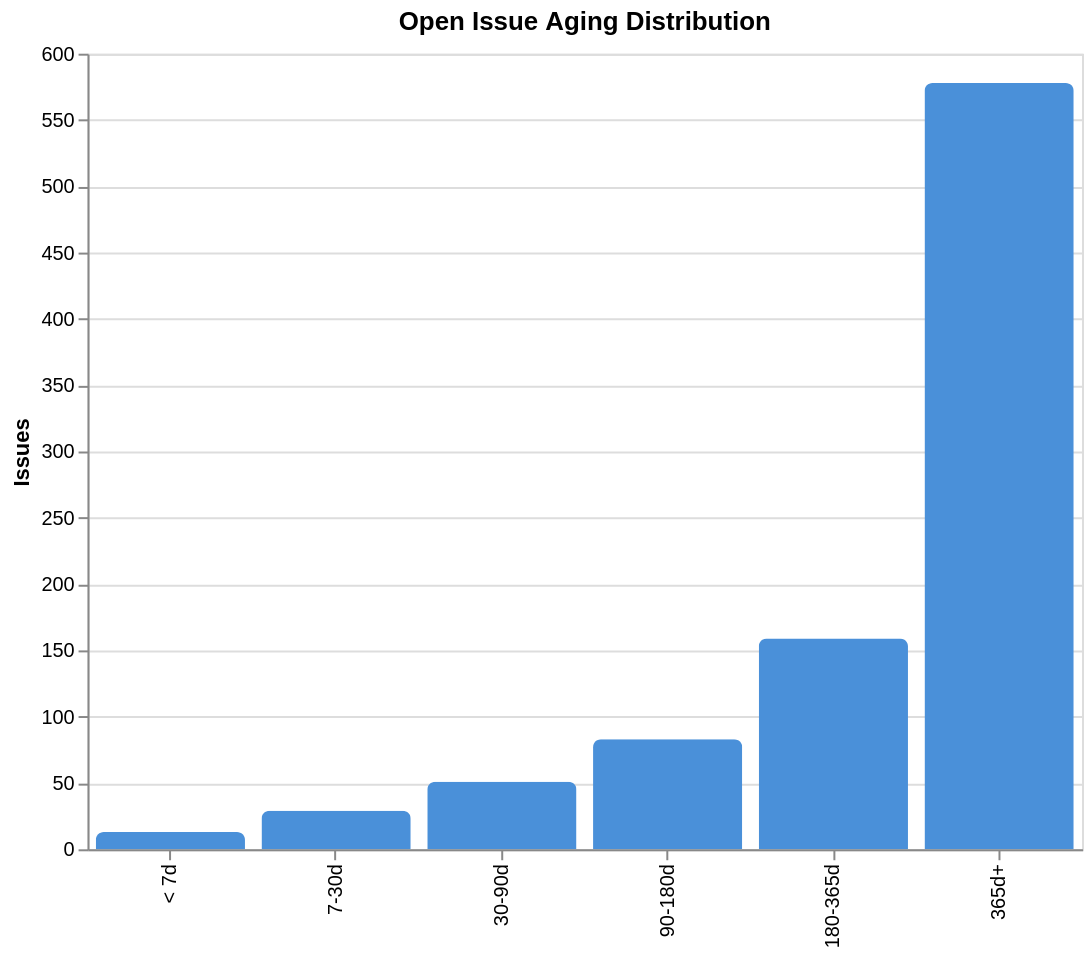

Notebook code for this chart:
### Markdown cell above
### Open Issue Aging

### Code cell
def age_bucket(days):
    """Categorize issue age into human-readable buckets."""
    if days < 7:
        return "< 7d"
    elif days < 30:
        return "7-30d"
    elif days < 90:
        return "30-90d"
    elif days < 180:
        return "90-180d"
    elif days < 365:
        return "180-365d"
    else:
        return "365d+"


open_df = df[df["state"] == "open"].copy()
open_df["age_bucket"] = open_df["age_days"].apply(age_bucket)

bucket_order = ["< 7d", "7-30d", "30-90d", "90-180d", "180-365d", "365d+"]
aging_df = open_df["age_bucket"].value_counts().reindex(bucket_order, fill_value=0).reset_index()
aging_df.columns = ["bucket", "count"]

alt.Chart(aging_df).mark_bar(cornerRadiusTopLeft=4, cornerRadiusTopRight=4).encode(
    x=alt.X("bucket:N", sort=bucket_order, title=""),
    y=alt.Y("count:Q", title="Issues"),
    color=alt.value("#4A90D9"),
    tooltip=["bucket:N", "count:Q"],
).properties(width=500, height=400, title="Open Issue Aging Distribution")

### Figure 1 — Vega-Lite specification as saved in the notebook (floating-point values rounded to 4 significant figures)
{"config": {"view": {"continuousWidth": 300, "continuousHeight": 300}}, "data": {"name": "data-d1d7ef0eebebde9d3f134d9b94fa7f25"}, "mark": {"type": "bar", "cornerRadiusTopLeft": 4, "cornerRadiusTopRight": 4}, "encoding": {"color": {"value": "#4A90D9"}, "tooltip": [{"field": "bucket", "type": "nominal"}, {"field": "count", "type": "quantitative"}], "x": {"field": "bucket", "sort": ["< 7d", "7-30d", "30-90d", "90-180d", "180-365d", "365d+"], "title": "", "type": "nominal"}, "y": {"field": "count", "title": "Issues", "type": "quantitative"}}, "height": 400, "title": "Open Issue Aging Distribution", "width": 500, "$schema": "https://vega.github.io/schema/vega-lite/v6.1.0.json", "datasets": {"data-d1d7ef0eebebde9d3f134d9b94fa7f25": [{"bucket": "< 7d", "count": 13}, {"bucket": "7-30d", "count": 29}, {"bucket": "30-90d", "count": 51}, {"bucket": "90-180d", "count": 83}, {"bucket": "180-365d", "count": 159}, {"bucket": "365d+", "count": 578}]}}
